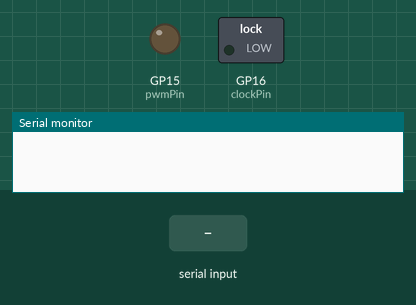
This sketch was run on a simulated Raspberry Pi Pico. Shown: switched loads named in the sketch (green lamp = pin HIGH), output pins drawn as LEDs (lit = HIGH), the last lines printed to the serial monitor. The test bench sets the inputs (shaded band).

Above: at 1.2 s.
1.3 s: "1\n" received over Serial
At 1.7 s:
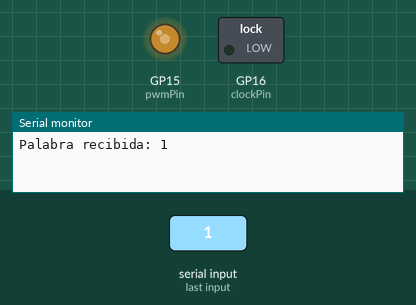
At 3.2 s:
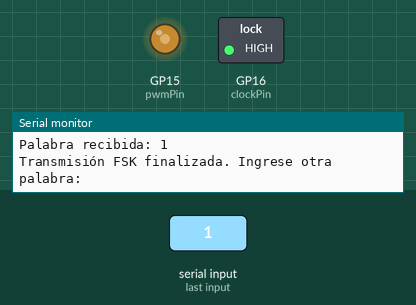
Timing chart, 0 to 4.7 s (numbered marks = the images above; inputs shaded):
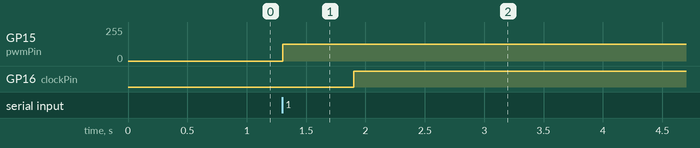

The sketch:

modulador_teclado.ino
```cpp
// MODULADOR FSK CON PWM – Raspberry Pi Pico W
#include <Arduino.h>
#include "hardware/pwm.h"

const int pwmPin = 15;       // Pin de salida PWM
const int clockPin = 16;     // Pin de clock externo para sincronización
bool sincronizacion = true;

// Buffer para la palabra recibida
#define LONGITUD_MAX 32
char palabra[LONGITUD_MAX + 1];
int longitudPalabra = 0;
bool palabraLista = false;

const float freq0 = 100.0;   // Frecuencia del bit 0
const float freq1 = 1000.0;  // Frecuencia del bit 1
const float bitDuration_ms = 50;  // Duración del bit (en milisegundos)

uint slice;  // canal PWM
uint channelNum;

void setup() {
  Serial.begin(115200);

  // Configurar pin PWM
  pinMode(pwmPin, OUTPUT);

  // asignar función PWM al pin
  gpio_set_function(pwmPin, GPIO_FUNC_PWM);

  slice = pwm_gpio_to_slice_num(pwmPin); // Obtiene el canal PWM interno
  channelNum = pwm_gpio_to_channel(pwmPin);

  // Configurar pin de clock
  pinMode(clockPin, OUTPUT);
  digitalWrite(clockPin, LOW);
}

void setPWMFrequency(float freq) {
  // Frecuencia base del PWM de la Pico: 125 MHz
  const float pwmClock = 125000000.0;

  // Queremos una señal cuadrada → duty = 50%
  // Calcular el divisor y el tope del contador
  float divider = 1.0;
  uint32_t top = (uint32_t)(pwmClock / (freq * divider)) - 1;

  // Si el valor de top es mayor al máximo permitido, ajusta el divisor
  while (top > 65535) {
    divider *= 2;
    top = (uint32_t)(pwmClock / (freq * divider)) - 1;
  }

  if (top < 1) top = 1; // evitar wrap=0

  // aplicar divisor y top
  pwm_set_clkdiv(slice, divider);        // divisor float
  pwm_set_wrap(slice, (uint16_t)top);    // wrap (TOP)

  // canal A o B: establecemos nivel = 50% (TOP/2)
  uint32_t level = ((uint32_t)top) / 2u;
  pwm_set_chan_level(slice, channelNum, (uint16_t)level);
}

void transmitirPalabraFSK(const char* palabra, int longitud) {
  // Secuencia de sincronización (4 bits '1')
  for (int i = 0; i < 4; i++) {
    setPWMFrequency(freq1);
    digitalWrite(clockPin, LOW);
    pwm_set_enabled(slice, true);
    delay((int)bitDuration_ms);
    pwm_set_enabled(slice, false);
    digitalWrite(clockPin, HIGH);
  }
  // Transmitir cada carácter como 8 bits
  for (int i = 0; i < longitud; i++) {
    char c = palabra[i];
    for (int b = 7; b >= 0; b--) {
      int bit = (c >> b) & 1;
      setPWMFrequency(bit ? freq1 : freq0);
      digitalWrite(clockPin, LOW);
      pwm_set_enabled(slice, true);
      delay((int)bitDuration_ms);
      pwm_set_enabled(slice, false);
      digitalWrite(clockPin, HIGH);
    }
  }
}

void loop() {
  // Leer palabra desde Serial
  if (!palabraLista) {
    if (Serial.available() > 0) {
      longitudPalabra = Serial.readBytesUntil('\n', palabra, LONGITUD_MAX);
      palabra[longitudPalabra] = '\0';
      if (longitudPalabra > 0) {
        palabraLista = true;
        Serial.print("Palabra recibida: ");
        Serial.println(palabra);
      }
    }
    return;
  }

  // Transmitir la palabra por FSK
  transmitirPalabraFSK(palabra, longitudPalabra);
  Serial.println("Transmisión FSK finalizada. Ingrese otra palabra:");
  palabraLista = false;
}

 
```

Measured:
- after the input at 1.3 s, GP15 (pwmPin): 0/255 → 127/255 at once; GP16 (clockPin): LOW → HIGH after 0.60 s
